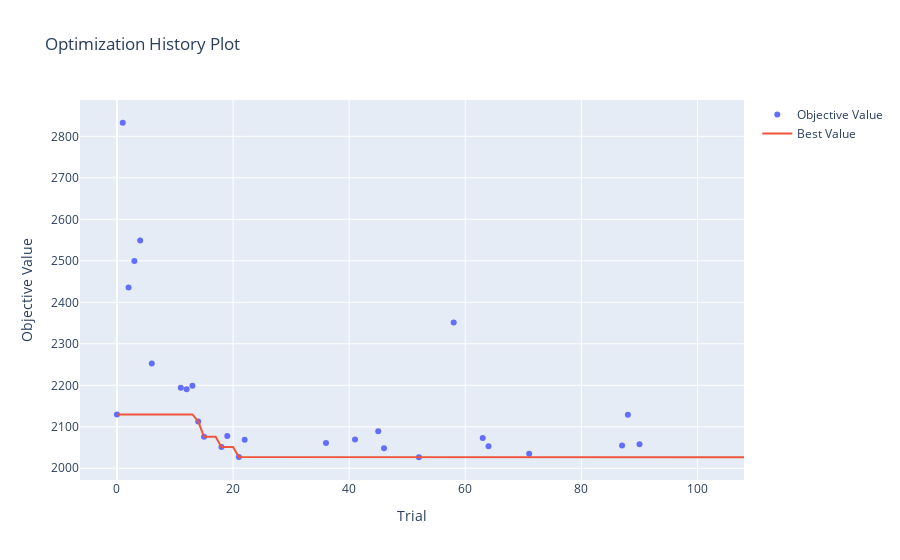

Notebook code for this chart:
### Markdown cell above
## 5. Visualizaciones (5 puntos)

<p align="center">
  <img src="https://media.tenor.com/F-LgB1xTebEAAAAd/look-at-this-graph-nickelback.gif">
</p>


Satisfecho con su trabajo, Fiu le pregunta si es posible generar visualizaciones que permitan entender el entrenamiento de su modelo.

A partir del siguiente <a href = https://optuna.readthedocs.io/en/stable/tutorial/10_key_features/005_visualization.html#visualization>enlace</a>, genere las siguientes visualizaciones:

1. Gráfico de historial de optimización [1 punto]
2. Gráfico de coordenadas paralelas [1 punto]
3. Gráfico de importancia de hiperparámetros [1 punto]

Comente sus resultados:

4. ¿Desde qué *trial* se empiezan a observar mejoras notables en sus resultados? [0.5 puntos]
5. ¿Qué tendencias puede observar a partir del gráfico de coordenadas paralelas? [1 punto]
6. ¿Cuáles son los hiperparámetros con mayor importancia para la optimización de su modelo? [0.5 puntos]

### Code cell
# Inserte su código acá
from optuna.visualization import plot_optimization_history , plot_parallel_coordinate, plot_param_importances
plot_optimization_history(study2)

### Figure 1 — Plotly figure (JSON) as saved in the notebook; plotly's stock layout.template omitted (floating-point values rounded to 4 significant figures)
{"data": [{"mode": "markers", "name": "Objective Value", "type": "scatter", "x": [0, 1, 2, 3, 4, 6, 11, 12, 13, 14, 15, 18, 19, 21, 22, 36, 41, 45, 46, 52, 58, 63, 64, 71, 87, 88, 90], "y": [2130.0, 2833.0, 2436.0, 2499.0, 2549.0, 2253.0, 2194.0, 2190.0, 2199.0, 2113.0, 2076.0, 2051.0, 2078.0, 2027.0, 2069.0, 2061.0, 2070.0, 2089.0, 2048.0, 2027.0, 2351.0, 2073.0, 2053.0, 2035.0, 2055.0, 2129.0, 2058.0]}, {"mode": "lines", "name": "Best Value", "type": "scatter", "x": [0, 1, 2, 3, 4, 5, 6, 7, 8, 9, 10, 11, 12, 13, 14, 15, 16, 17, 18, 19, 20, 21, 22, 23, 24, 25, 26, 27, 28, 29, 30, 31, 32, 33, 34, 35, 36, 37, 38, 39, 40, 41, 42, 43, 44, 45, 46, 47, 48, 49, 50, 51, 52, 53, 54, 55, 56, 57, 58, 59, 60, 61, 62, 63, 64, 65, 66, 67, 68, 69, 70, 71, 72, 73, 74, 75, 76, 77, 78, 79, 80, 81, 82, 83, 84, 85, 86, 87, 88, 89, 90, 91, 92, 93, 94, 95, 96, 97, 98, 99, 100, 101, 102, 103, 104, 105, 106, 107, 108], "y": [2130.0, 2130.0, 2130.0, 2130.0, 2130.0, 2130.0, 2130.0, 2130.0, 2130.0, 2130.0, 2130.0, 2130.0, 2130.0, 2130.0, 2113.0, 2076.0, 2076.0, 2076.0, 2051.0, 2051.0, 2051.0, 2027.0, 2027.0, 2027.0, 2027.0, 2027.0, 2027.0, 2027.0, 2027.0, 2027.0, 2027.0, 2027.0, 2027.0, 2027.0, 2027.0, 2027.0, 2027.0, 2027.0, 2027.0, 2027.0, 2027.0, 2027.0, 2027.0, 2027.0, 2027.0, 2027.0, 2027.0, 2027.0, 2027.0, 2027.0, 2027.0, 2027.0, 2027.0, 2027.0, 2027.0, 2027.0, 2027.0, 2027.0, 2027.0, 2027.0, 2027.0, 2027.0, 2027.0, 2027.0, 2027.0, 2027.0, 2027.0, 2027.0, 2027.0, 2027.0, 2027.0, 2027.0, 2027.0, 2027.0, 2027.0, 2027.0, 2027.0, 2027.0, 2027.0, 2027.0, 2027.0, 2027.0, 2027.0, 2027.0, 2027.0, 2027.0, 2027.0, 2027.0, 2027.0, 2027.0, 2027.0, 2027.0, 2027.0, 2027.0, 2027.0, 2027.0, 2027.0, 2027.0, 2027.0, 2027.0, 2027.0, 2027.0, 2027.0, 2027.0, 2027.0, 2027.0, 2027.0, 2027.0, 2027.0]}, {"marker": {"color": "#cccccc"}, "mode": "markers", "name": "Infeasible Trial", "showlegend": false, "type": "scatter", "x": [], "y": []}], "layout": {"title": {"text": "Optimization History Plot"}, "xaxis": {"title": {"text": "Trial"}}, "yaxis": {"title": {"text": "Objective Value"}}}}
